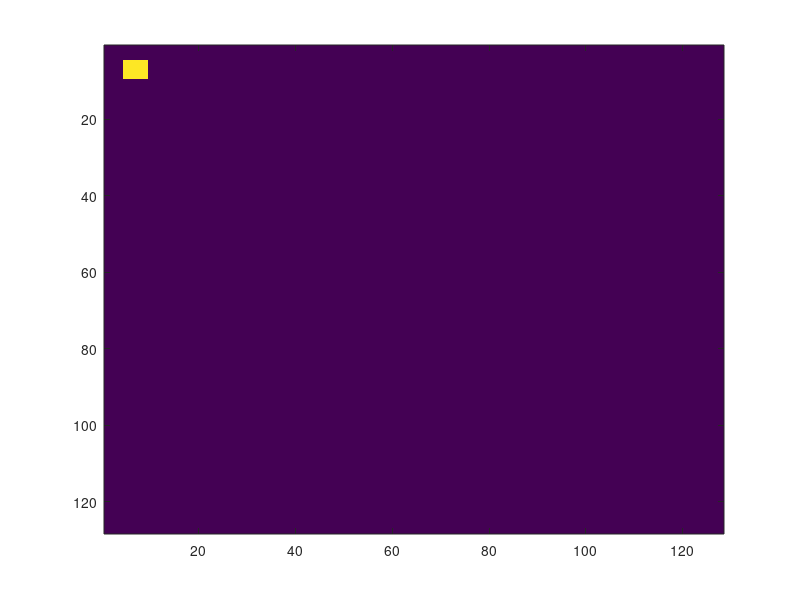
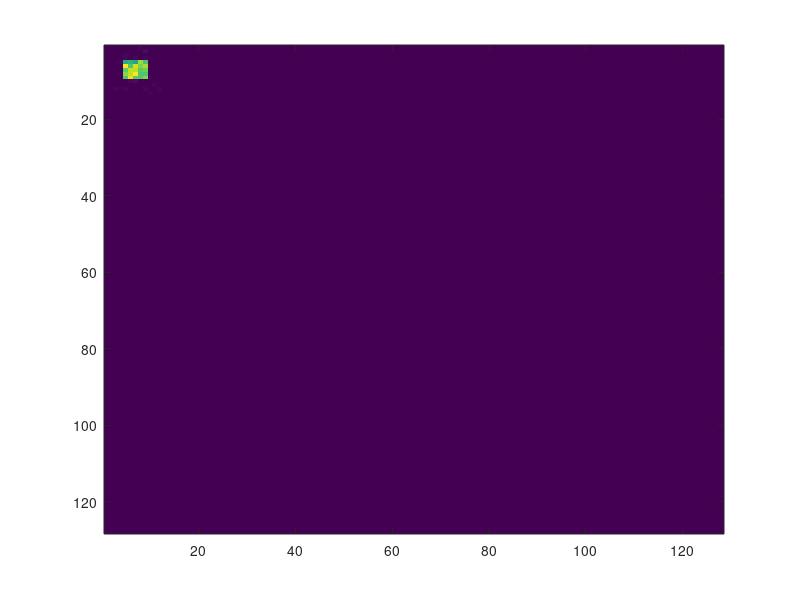
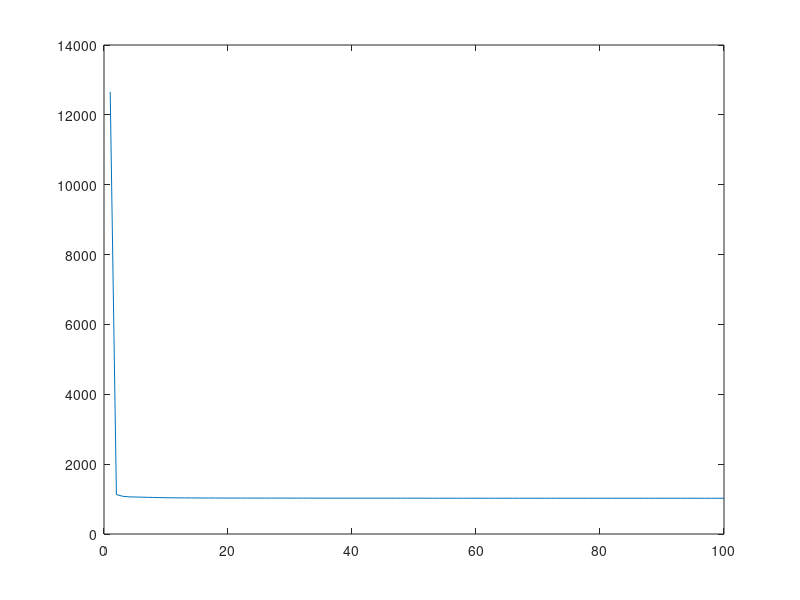

Here is the MATLAB script that generated these plots, in order:
%%% Gerchberg saxton
ImageSize = [128, 128];

InputField = complex(ones(ImageSize)); % Set up a uniform electric field with a phase of zero hitting the SLM.
%a= rand(ImageSize);
%SLM = a*2*pi - pi;
SLM = round(rand(ImageSize)*255)*2*pi/255 - pi; % Here's where the problem is - I defined the phase from 0-2pi, not -pi to pi
hologramInput = (InputField.*exp(1i*SLM)); % Add the phase to the SLM

%create target shape
targetImage = complex(zeros(ImageSize));
targetImage(5:9, 5:9) = 1+1i;
targetImage = (targetImage - mean(targetImage(:)))./std(targetImage(:));

figure(1)
imagesc(abs(targetImage))

iteration = 0;
TotalIterations = 100;
Performance = zeros(1,TotalIterations);
while (iteration < TotalIterations) 
   
    TargetPl = fftshift(fft2(hologramInput));   
    
    ApproxTargetI = abs(TargetPl).^2;
    
    FTTargetPhase = angle(TargetPl);
    
    NewTarget = (targetImage .* exp(1i*FTTargetPhase));
    
    ApproxSourceAmp = ifft2(fftshift(NewTarget));
    
    hologram = angle(ApproxSourceAmp);
    
    hologramInput = (InputField.*exp(1i*hologram));
    
    iteration = iteration +1;
    
    ApproxTargetINorm = (ApproxTargetI - mean(ApproxTargetI(:)))./std(ApproxTargetI(:));
    Performance(iteration) = sum(sum(abs(ApproxTargetINorm(:) - targetImage(:))));
end

figure(2)
imagesc(ApproxTargetI)

figure(3)
plot(Performance)

%test
